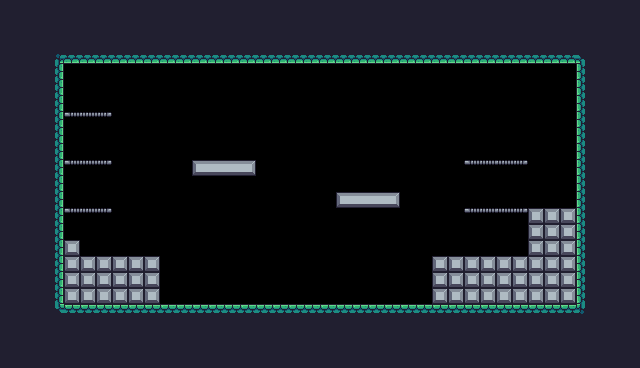

Below is a game level as drawn by its tile map, then a one-line description and the .tmx file that defines it, in full:
An orthogonal 40x23 tile map with 16x16 px tiles, 1 tile layer (Background) and 32 objects (11x Fruit, 5x Platform, 2x Saw, 2x Chameleon, Player, ...).

<map version="1.10" tiledversion="1.10.2" orientation="orthogonal" renderorder="right-down" width="40" height="23" tilewidth="16" tileheight="16" infinite="0" nextlayerid="4" nextobjectid="41">
 <tileset firstgid="1" source="Pixel Adventure.tsx" />
 <layer id="1" name="Background" width="40" height="23" locked="1">
  <properties>
   <property name="BackgroundColor" value="Purple" />
  </properties>
  <data encoding="csv">
24,24,24,24,24,24,24,24,24,24,24,24,24,24,24,24,24,24,24,24,24,24,24,24,24,24,24,24,24,24,24,24,24,24,24,24,24,24,24,24,
24,24,24,24,24,24,24,24,24,24,24,24,24,24,24,24,24,24,24,24,24,24,24,24,24,24,24,24,24,24,24,24,24,24,24,24,24,24,24,24,
24,24,24,24,24,24,24,24,24,24,24,24,24,24,24,24,24,24,24,24,24,24,24,24,24,24,24,24,24,24,24,24,24,24,24,24,24,24,24,24,
24,24,24,180,222,222,222,222,222,222,222,222,222,222,222,222,222,222,222,222,222,222,222,222,222,222,222,222,222,222,222,222,222,222,222,222,181,24,24,24,
24,24,24,201,0,0,0,0,0,0,0,0,0,0,0,0,0,0,0,0,0,0,0,0,0,0,0,0,0,0,0,0,0,0,0,0,199,24,24,24,
24,24,24,201,0,0,0,0,0,0,0,0,0,0,0,0,0,0,0,0,0,0,0,0,0,0,0,0,0,0,0,0,0,0,0,0,199,24,24,24,
24,24,24,201,0,0,0,0,0,0,0,0,0,0,0,0,0,0,0,0,0,0,0,0,0,0,0,0,0,0,0,0,0,0,0,0,199,24,24,24,
24,24,24,201,62,63,64,0,0,0,0,0,0,0,0,0,0,0,0,0,0,0,0,0,0,0,0,0,0,0,0,0,0,0,0,0,199,24,24,24,
24,24,24,201,0,0,0,0,0,0,0,0,0,0,0,0,0,0,0,0,0,0,0,0,0,0,0,0,0,0,0,0,0,0,0,0,199,24,24,24,
24,24,24,201,0,0,0,0,0,0,0,0,0,0,0,0,0,0,0,0,0,0,0,0,0,0,0,0,0,0,0,0,0,0,0,0,199,24,24,24,
24,24,112,201,62,63,64,0,0,0,0,0,101,102,102,103,0,0,0,0,0,0,0,0,0,0,0,0,0,62,63,63,64,0,0,0,199,24,24,24,
24,24,112,201,0,0,0,0,0,0,0,0,0,0,0,0,0,0,0,0,0,0,0,0,0,0,0,0,0,0,0,0,0,0,0,0,199,24,24,24,
24,24,112,201,0,0,0,0,0,0,0,0,0,0,0,0,0,0,0,0,0,101,102,102,103,0,0,0,0,0,0,0,0,0,0,0,199,24,24,24,
24,24,112,201,62,63,64,0,0,0,0,0,0,0,0,0,0,0,0,0,0,0,0,0,0,0,0,0,0,62,63,63,64,123,123,123,199,24,24,24,
24,24,112,201,0,0,0,0,0,0,0,0,0,0,0,0,0,0,0,0,0,0,0,0,0,0,0,0,0,0,0,0,0,123,123,123,199,24,24,24,
24,24,24,201,123,0,0,0,0,0,0,0,0,0,0,0,0,0,0,0,0,0,0,0,0,0,0,0,0,0,0,0,0,123,123,123,199,24,24,24,
24,24,24,201,123,123,123,123,123,123,0,0,0,0,0,0,0,0,0,0,0,0,0,0,0,0,0,123,123,123,123,123,123,123,123,123,199,24,24,24,
24,24,24,201,123,123,123,123,123,123,0,0,0,0,0,0,0,0,0,0,0,0,0,0,0,0,0,123,123,123,123,123,123,123,123,123,199,24,24,24,
24,24,24,201,123,123,123,123,123,123,0,0,0,0,0,0,0,0,0,0,0,0,0,0,0,0,0,123,123,123,123,123,123,123,123,123,199,24,24,24,
24,24,24,202,178,178,178,178,178,178,178,178,178,178,178,178,178,178,178,178,178,178,178,178,178,178,178,178,178,178,178,178,178,178,178,178,203,24,24,24,
24,24,24,24,24,24,24,24,24,24,24,24,24,24,24,24,24,24,24,24,24,24,24,24,24,24,24,24,24,24,24,24,24,24,24,24,24,24,24,24,
24,24,24,24,24,24,24,24,24,24,24,24,24,24,24,24,24,24,24,24,24,24,24,24,24,24,24,24,24,24,24,24,24,24,24,24,24,24,24,24,
24,24,24,24,24,24,24,24,24,24,24,24,24,24,24,24,24,24,24,24,24,24,24,24,24,24,24,24,24,24,24,24,24,24,24,24,24,24,24,24
</data>
 </layer>
 <objectgroup id="2" name="Spawnpoints">
  <object id="4" name="Player" type="Player" x="80.615" y="224.443" width="32" height="32" />
  <object id="21" name="Pineapple" type="Fruit" x="80" y="80" width="32" height="32" />
  <object id="22" name="Orange" type="Fruit" x="80" y="128" width="32" height="32" />
  <object id="23" name="Apple" type="Fruit" x="80" y="176" width="32" height="32" />
  <object id="24" name="Cherries" type="Fruit" x="192" y="128" width="32" height="32" />
  <object id="25" name="Cherries" type="Fruit" x="224" y="128" width="32" height="32" />
  <object id="26" name="Melon" type="Fruit" x="208" y="96" width="32" height="32" />
  <object id="27" name="Cherries" type="Fruit" x="336" y="160" width="32" height="32" />
  <object id="28" name="Cherries" type="Fruit" x="368" y="160" width="32" height="32" />
  <object id="29" name="Melon" type="Fruit" x="352" y="128" width="32" height="32" />
  <object id="30" name="Kiwi" type="Fruit" x="480" y="128" width="32" height="32" />
  <object id="31" name="Kiwi" type="Fruit" x="480" y="176" width="32" height="32" />
  <object id="34" name="Saw" type="Saw" x="144.11" y="142.778" width="32" height="32">
   <properties>
    <property name="isVertical" type="bool" value="true" />
    <property name="offNeg" type="float" value="5" />
    <property name="offPos" type="float" value="5" />
   </properties>
  </object>
  <object id="36" type="Checkpoint" x="512" y="144" width="64" height="64" />
  <object id="37" name="Chameleon" type="Chameleon" x="304" y="272" width="32" height="32">
   <properties>
    <property name="isStartingFlipped" type="bool" value="true" />
    <property name="offNeg" type="float" value="1" />
    <property name="offPos" type="float" value="6" />
   </properties>
  </object>
  <object id="38" name="Saw" type="Saw" x="288" y="128" width="32" height="32">
   <properties>
    <property name="isVertical" type="bool" value="false" />
    <property name="offNeg" type="float" value="6" />
    <property name="offPos" type="float" value="5" />
   </properties>
  </object>
  <object id="39" name="Chameleon" type="Chameleon" x="256" y="272" width="32" height="32">
   <properties>
    <property name="isStartingFlipped" type="bool" value="false" />
    <property name="offNeg" type="float" value="6" />
    <property name="offPos" type="float" value="1" />
   </properties>
  </object>
 </objectgroup>
 <objectgroup id="3" name="Collisions">
  <object id="7" x="48" y="48" width="16" height="272" />
  <object id="8" x="64" y="48" width="528" height="16" />
  <object id="9" x="576" y="64" width="16" height="256" />
  <object id="10" x="64" y="304" width="512" height="16" />
  <object id="11" x="64" y="240" width="16" height="16" />
  <object id="12" x="64" y="256" width="96" height="48" />
  <object id="13" x="192" y="160" width="64" height="16" />
  <object id="14" x="336" y="192" width="64" height="16" />
  <object id="15" x="432" y="256" width="96" height="48" />
  <object id="16" type="Platform" x="464" y="208" width="64" height="16" />
  <object id="17" type="Platform" x="464" y="160" width="64" height="16" />
  <object id="18" type="Platform" x="64" y="160" width="48" height="16" />
  <object id="19" type="Platform" x="64" y="112" width="48" height="16" />
  <object id="20" type="Platform" x="64" y="208" width="48" height="16" />
  <object id="35" x="528" y="208" width="48" height="96" />
 </objectgroup>
</map>
